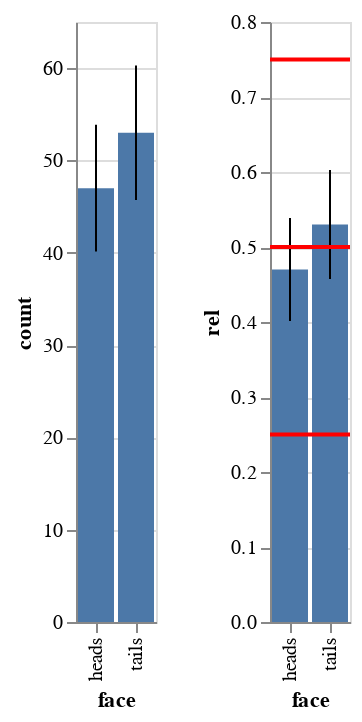

Notebook code for this chart:
### Markdown cell above
Alternatively, we can use the data itself to calculate the error bars.

### Code cell
# note, all of the transforms applied here could be done directly in Pandas or Polars. They are done here since it can make it possible to do adaptive scaling for future examples
# it might be useful to show how to do these transforms directly in Polars, but it might give away much of the assignment.
chart_base = alt.Chart(df).transform_lookup(
    lookup='coin',
    from_=alt.LookupData(
        pl.DataFrame({'coin':[0,1], 'face':['tails', 'heads']}),
        key='coin',
        fields=['face']
    ),
).transform_aggregate(
    count='count()',
    groupby=['face']
).transform_joinaggregate(
    sum = 'sum(count)'
).transform_calculate(
    abserr = (alt.datum.count)**0.5,
    rel = (alt.datum.count / alt.datum.sum),
    relerr = (alt.datum.abserr / alt.datum.sum),
)
# create a bar chart with the existing coin flip data and its mean calculated
chart_bar = chart_base.mark_bar().encode(
    alt.Y('count:Q').scale(),
    alt.X('face:N'),
).interactive() + chart_base.mark_errorbar().encode(
    x='face:N',
    y='count:Q',
    yError='abserr',
).interactive()

chart_bar_rel = chart_base.mark_bar().encode(
    alt.Y('rel:Q').scale(),
    alt.X('face:N'),
).interactive() + chart_base.mark_errorbar().encode(
    x='face:N',
    y='rel:Q',
    yError='relerr',
).interactive()

# create a dataframe with a set of models and their error bars.
df_model = pl.DataFrame({
   'coin' : [prob, 0.25, 0.75]
}) 
chart_rule = alt.Chart(df_model).mark_rule().encode(
    y='coin', 
    size=alt.value(2), 
    color=alt.value('red')
) 

#display(vf.transformed_data(chart_bar))
(chart_bar | chart_bar_rel + chart_rule)

# here the error bars are computed from the counts, then the data and error bars are scaled to compare to the model

### Figure 1 — Vega-Lite specification as saved in the notebook (floating-point values rounded to 4 significant figures)
{"config": {"view": {"continuousWidth": 300, "continuousHeight": 300}}, "hconcat": [{"layer": [{"mark": {"type": "bar"}, "encoding": {"x": {"field": "face", "type": "nominal"}, "y": {"field": "count", "scale": {}, "type": "quantitative"}}, "name": "view_3", "transform": [{"lookup": "coin", "from": {"data": {"name": "data-323c161c60140e2d88927e4861de3e85"}, "key": "coin", "fields": ["face"]}}, {"aggregate": [{"op": "count", "as": "count"}], "groupby": ["face"]}, {"joinaggregate": [{"op": "sum", "field": "count", "as": "sum"}]}, {"calculate": "pow(datum.count,0.5)", "as": "abserr"}, {"calculate": "(datum.count / datum.sum)", "as": "rel"}, {"calculate": "(datum.abserr / datum.sum)", "as": "relerr"}]}, {"mark": {"type": "errorbar"}, "encoding": {"x": {"field": "face", "type": "nominal"}, "y": {"field": "count", "type": "quantitative"}, "yError": {"field": "abserr"}}, "name": "view_4", "transform": [{"lookup": "coin", "from": {"data": {"name": "data-323c161c60140e2d88927e4861de3e85"}, "key": "coin", "fields": ["face"]}}, {"aggregate": [{"op": "count", "as": "count"}], "groupby": ["face"]}, {"joinaggregate": [{"op": "sum", "field": "count", "as": "sum"}]}, {"calculate": "pow(datum.count,0.5)", "as": "abserr"}, {"calculate": "(datum.count / datum.sum)", "as": "rel"}, {"calculate": "(datum.abserr / datum.sum)", "as": "relerr"}]}]}, {"layer": [{"mark": {"type": "bar"}, "encoding": {"x": {"field": "face", "type": "nominal"}, "y": {"field": "rel", "scale": {}, "type": "quantitative"}}, "name": "view_5", "transform": [{"lookup": "coin", "from": {"data": {"name": "data-323c161c60140e2d88927e4861de3e85"}, "key": "coin", "fields": ["face"]}}, {"aggregate": [{"op": "count", "as": "count"}], "groupby": ["face"]}, {"joinaggregate": [{"op": "sum", "field": "count", "as": "sum"}]}, {"calculate": "pow(datum.count,0.5)", "as": "abserr"}, {"calculate": "(datum.count / datum.sum)", "as": "rel"}, {"calculate": "(datum.abserr / datum.sum)", "as": "relerr"}]}, {"mark": {"type": "errorbar"}, "encoding": {"x": {"field": "face", "type": "nominal"}, "y": {"field": "rel", "type": "quantitative"}, "yError": {"field": "relerr"}}, "name": "view_6", "transform": [{"lookup": "coin", "from": {"data": {"name": "data-323c161c60140e2d88927e4861de3e85"}, "key": "coin", "fields": ["face"]}}, {"aggregate": [{"op": "count", "as": "count"}], "groupby": ["face"]}, {"joinaggregate": [{"op": "sum", "field": "count", "as": "sum"}]}, {"calculate": "pow(datum.count,0.5)", "as": "abserr"}, {"calculate": "(datum.count / datum.sum)", "as": "rel"}, {"calculate": "(datum.abserr / datum.sum)", "as": "relerr"}]}, {"data": {"name": "data-4270ae4cebaaaf4b1086b8ad0416ecb3"}, "mark": {"type": "rule"}, "encoding": {"color": {"value": "red"}, "size": {"value": 2}, "y": {"field": "coin", "type": "quantitative"}}}]}], "data": {"name": "data-a00948569bc597edcb27bce7b47e3a99"}, "params": [{"name": "param_3", "select": {"type": "interval", "encodings": ["x", "y"]}, "bind": "scales", "views": ["view_3"]}, {"name": "param_4", "select": {"type": "interval", "encodings": ["x", "y"]}, "bind": "scales", "views": ["view_4"]}, {"name": "param_5", "select": {"type": "interval", "encodings": ["x", "y"]}, "bind": "scales", "views": ["view_5"]}, {"name": "param_6", "select": {"type": "interval", "encodings": ["x", "y"]}, "bind": "scales", "views": ["view_6"]}], "$schema": "https://vega.github.io/schema/vega-lite/v5.16.3.json", "datasets": {"data-a00948569bc597edcb27bce7b47e3a99": [{"coin": 1}, {"coin": 0}, {"coin": 1}, {"coin": 1}, {"coin": 0}, {"coin": 1}, {"coin": 1}, {"coin": 1}, {"coin": 0}, {"coin": 0}, {"coin": 0}, {"coin": 1}, {"coin": 1}, {"coin": 1}, {"coin": 0}, {"coin": 0}, {"coin": 1}, {"coin": 0}, {"coin": 1}, {"coin": 1}, {"coin": 1}, {"coin": 0}, {"coin": 1}, {"coin": 1}, {"coin": 1}, {"coin": 0}, {"coin": 0}, {"coin": 0}, {"coin": 0}, {"coin": 1}, {"coin": 1}, {"coin": 1}, {"coin": 0}, {"coin": 0}, {"coin": 0}, {"coin": 0}, {"coin": 0}, {"coin": 0}, {"coin": 0}, {"coin": 1}, {"coin": 0}, {"coin": 1}, {"coin": 1}, {"coin": 0}, {"coin": 1}, {"coin": 1}, {"coin": 0}, {"coin": 0}, {"coin": 1}, {"coin": 0}, {"coin": 0}, {"coin": 0}, {"coin": 1}, {"coin": 1}, {"coin": 1}, {"coin": 1}, {"coin": 0}, {"coin": 1}, {"coin": 0}, {"coin": 0}, {"coin": 1}, {"coin": 0}, {"coin": 1}, {"coin": 1}, {"coin": 1}, {"coin": 1}, {"coin": 1}, {"coin": 0}, {"coin": 0}, {"coin": 0}, {"coin": 0}, {"coin": 0}, {"coin": 1}, {"coin": 0}, {"coin": 0}, {"coin": 0}, {"coin": 0}, {"coin": 1}, {"coin": 1}, {"coin": 1}, {"coin": 1}, {"coin": 0}, {"coin": 1}, {"coin": 0}, {"coin": 0}, {"coin": 0}, {"coin": 1}, {"coin": 0}, {"coin": 0}, {"coin": 1}, {"coin": 0}, {"coin": 1}, {"coin": 0}, {"coin": 0}, {"coin": 0}, {"coin": 1}, {"coin": 0}, {"coin": 0}, {"coin": 0}, {"coin": 1}], "data-323c161c60140e2d88927e4861de3e85": [{"coin": 0, "face": "tails"}, {"coin": 1, "face": "heads"}], "data-4270ae4cebaaaf4b1086b8ad0416ecb3": [{"coin": 0.5}, {"coin": 0.25}, {"coin": 0.75}]}}
